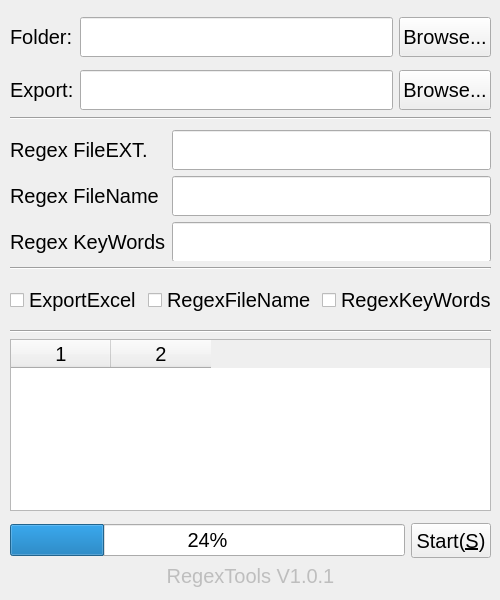
<?xml version="1.0" encoding="UTF-8"?>
<ui version="4.0">
 <class>MainWindow</class>
 <widget class="QMainWindow" name="MainWindow">
  <property name="geometry">
   <rect>
    <x>0</x>
    <y>0</y>
    <width>500</width>
    <height>600</height>
   </rect>
  </property>
  <property name="font">
   <font>
    <pointsize>15</pointsize>
   </font>
  </property>
  <property name="windowTitle">
   <string>RegexTools</string>
  </property>
  <widget class="QWidget" name="centralwidget">
   <widget class="QWidget" name="gridLayoutWidget">
    <property name="geometry">
     <rect>
      <x>10</x>
      <y>10</y>
      <width>481</width>
      <height>107</height>
     </rect>
    </property>
    <layout class="QGridLayout" name="gridLayout">
     <item row="1" column="2">
      <widget class="QPushButton" name="folderBrowseBtn">
       <property name="minimumSize">
        <size>
         <width>0</width>
         <height>40</height>
        </size>
       </property>
       <property name="text">
        <string>Browse...</string>
       </property>
      </widget>
     </item>
     <item row="2" column="0">
      <widget class="QLabel" name="label_2">
       <property name="text">
        <string>Export:</string>
       </property>
      </widget>
     </item>
     <item row="1" column="0">
      <widget class="QLabel" name="label">
       <property name="text">
        <string>Folder:</string>
       </property>
      </widget>
     </item>
     <item row="2" column="2">
      <widget class="QPushButton" name="exportBrowseBtn">
       <property name="minimumSize">
        <size>
         <width>0</width>
         <height>40</height>
        </size>
       </property>
       <property name="text">
        <string>Browse...</string>
       </property>
      </widget>
     </item>
     <item row="1" column="1">
      <widget class="QLineEdit" name="folder_lineEdit">
       <property name="enabled">
        <bool>true</bool>
       </property>
       <property name="sizePolicy">
        <sizepolicy hsizetype="Expanding" vsizetype="Fixed">
         <horstretch>0</horstretch>
         <verstretch>0</verstretch>
        </sizepolicy>
       </property>
       <property name="minimumSize">
        <size>
         <width>0</width>
         <height>40</height>
        </size>
       </property>
       <property name="maximumSize">
        <size>
         <width>16777215</width>
         <height>16777215</height>
        </size>
       </property>
      </widget>
     </item>
     <item row="2" column="1">
      <widget class="QLineEdit" name="export_lineEdit">
       <property name="enabled">
        <bool>true</bool>
       </property>
       <property name="minimumSize">
        <size>
         <width>0</width>
         <height>40</height>
        </size>
       </property>
      </widget>
     </item>
    </layout>
   </widget>
   <widget class="QWidget" name="gridLayoutWidget_2">
    <property name="geometry">
     <rect>
      <x>10</x>
      <y>130</y>
      <width>481</width>
      <height>131</height>
     </rect>
    </property>
    <layout class="QGridLayout" name="gridLayout_2">
     <item row="3" column="1">
      <widget class="QLineEdit" name="fileName_lineEdit">
       <property name="minimumSize">
        <size>
         <width>0</width>
         <height>40</height>
        </size>
       </property>
      </widget>
     </item>
     <item row="4" column="0">
      <widget class="QLabel" name="label_4">
       <property name="text">
        <string>Regex KeyWords</string>
       </property>
      </widget>
     </item>
     <item row="1" column="1">
      <widget class="QLineEdit" name="fileExt_lineEdit">
       <property name="minimumSize">
        <size>
         <width>0</width>
         <height>40</height>
        </size>
       </property>
      </widget>
     </item>
     <item row="1" column="0">
      <widget class="QLabel" name="label_5">
       <property name="text">
        <string>Regex FileEXT.</string>
       </property>
      </widget>
     </item>
     <item row="3" column="0">
      <widget class="QLabel" name="label_3">
       <property name="text">
        <string>Regex FileName</string>
       </property>
      </widget>
     </item>
     <item row="4" column="1">
      <widget class="QLineEdit" name="keyWords_lineEdit">
       <property name="minimumSize">
        <size>
         <width>0</width>
         <height>40</height>
        </size>
       </property>
      </widget>
     </item>
    </layout>
   </widget>
   <widget class="QWidget" name="gridLayoutWidget_3">
    <property name="geometry">
     <rect>
      <x>10</x>
      <y>330</y>
      <width>481</width>
      <height>181</height>
     </rect>
    </property>
    <layout class="QGridLayout" name="gridLayout_3">
     <item row="1" column="0">
      <widget class="QTableWidget" name="tableWidget">
       <property name="autoScroll">
        <bool>true</bool>
       </property>
       <property name="gridStyle">
        <enum>Qt::SolidLine</enum>
       </property>
       <property name="rowCount">
        <number>0</number>
       </property>
       <property name="columnCount">
        <number>2</number>
       </property>
       <column/>
       <column/>
      </widget>
     </item>
     <item row="0" column="0">
      <widget class="Line" name="line_2">
       <property name="orientation">
        <enum>Qt::Horizontal</enum>
       </property>
      </widget>
     </item>
    </layout>
   </widget>
   <widget class="QWidget" name="gridLayoutWidget_4">
    <property name="geometry">
     <rect>
      <x>10</x>
      <y>520</y>
      <width>481</width>
      <height>42</height>
     </rect>
    </property>
    <layout class="QGridLayout" name="gridLayout_4">
     <item row="0" column="1">
      <widget class="QPushButton" name="startBtn">
       <property name="minimumSize">
        <size>
         <width>0</width>
         <height>35</height>
        </size>
       </property>
       <property name="text">
        <string>Start(&amp;S)</string>
       </property>
      </widget>
     </item>
     <item row="0" column="0">
      <widget class="QProgressBar" name="progressBar">
       <property name="value">
        <number>24</number>
       </property>
      </widget>
     </item>
    </layout>
   </widget>
   <widget class="QWidget" name="verticalLayoutWidget">
    <property name="geometry">
     <rect>
      <x>10</x>
      <y>560</y>
      <width>481</width>
      <height>31</height>
     </rect>
    </property>
    <layout class="QVBoxLayout" name="verticalLayout">
     <item>
      <widget class="QLabel" name="label_6">
       <property name="enabled">
        <bool>false</bool>
       </property>
       <property name="text">
        <string>RegexTools V1.0.1</string>
       </property>
       <property name="alignment">
        <set>Qt::AlignCenter</set>
       </property>
      </widget>
     </item>
    </layout>
   </widget>
   <widget class="QWidget" name="horizontalLayoutWidget">
    <property name="geometry">
     <rect>
      <x>10</x>
      <y>270</y>
      <width>481</width>
      <height>61</height>
     </rect>
    </property>
    <layout class="QHBoxLayout" name="horizontalLayout">
     <item>
      <widget class="QCheckBox" name="exportExcel_checkBox">
       <property name="text">
        <string>ExportExcel</string>
       </property>
      </widget>
     </item>
     <item>
      <widget class="QCheckBox" name="fileName_checkBox">
       <property name="text">
        <string>RegexFileName</string>
       </property>
      </widget>
     </item>
     <item>
      <widget class="QCheckBox" name="keyWords_checkBox">
       <property name="text">
        <string>RegexKeyWords</string>
       </property>
      </widget>
     </item>
    </layout>
   </widget>
   <widget class="Line" name="line">
    <property name="geometry">
     <rect>
      <x>10</x>
      <y>110</y>
      <width>481</width>
      <height>16</height>
     </rect>
    </property>
    <property name="orientation">
     <enum>Qt::Horizontal</enum>
    </property>
   </widget>
   <widget class="Line" name="line_3">
    <property name="geometry">
     <rect>
      <x>10</x>
      <y>260</y>
      <width>481</width>
      <height>16</height>
     </rect>
    </property>
    <property name="orientation">
     <enum>Qt::Horizontal</enum>
    </property>
   </widget>
  </widget>
 </widget>
 <tabstops>
  <tabstop>folderBrowseBtn</tabstop>
  <tabstop>exportBrowseBtn</tabstop>
  <tabstop>tableWidget</tabstop>
  <tabstop>startBtn</tabstop>
 </tabstops>
 <resources/>
 <connections/>
</ui>
